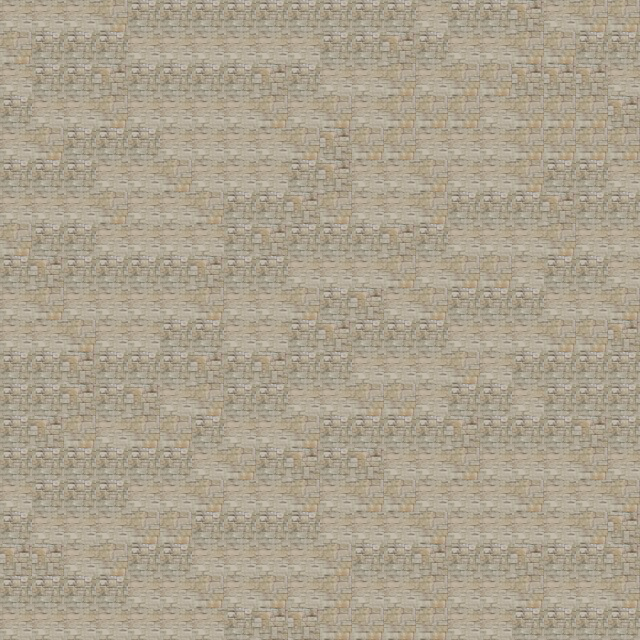

This game map was drawn from its Tiled (.tmx) file and the tilesets committed beside it. A one-line description and the trimmed map source follow:
An orthogonal 20x20 tile map with 32x32 px tiles, 1 tile layer (Tile Layer 1).

<map version="1.0" orientation="orthogonal" width="20" height="20" tilewidth="32" tileheight="32">
 <tileset firstgid="1" name="stones" tilewidth="32" tileheight="32">
  <image source="stone.jpg" width="64" height="64" />
 </tileset>
 <layer name="Tile Layer 1" width="20" height="20">
  <data>[400 cells, 400 non-empty, 4 distinct tile ids]</data>
 </layer>
</map>